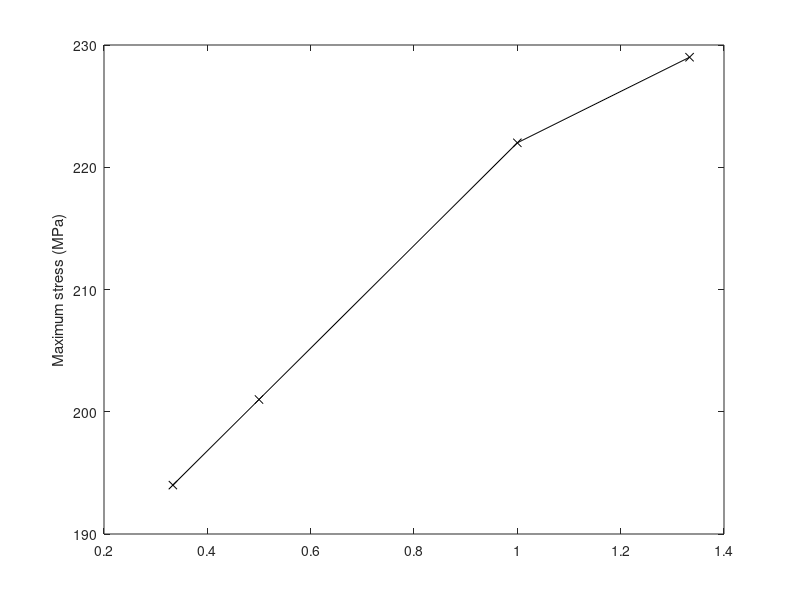

Source code (MATLAB): (Note: this script raises an error after producing the figure.)
meshSizes = [0.75 1 2 3]; % mm
meshDensities = 1./meshSizes; % mm^-1
stresses = [229 222 201 194]; % MPa
eigs = [1.43 1.41 1.31 0.747]; % eigs

% plotting the data
plot(meshDensities, stresses, "kx-");
hold on
ylabel("Maximum stress (MPa)")
yyaxis right
plot(meshDensities, eigs, "rx-")
ylabel("Buckling eigenvalue")
xlabel("Mesh element density (1/mm)")
grid on
ax.YAxis(1).Color = [0 0 0];
ax.YAxis(2).Color = [0 0 0];

% extrapolated data created with the curve fitter tool
